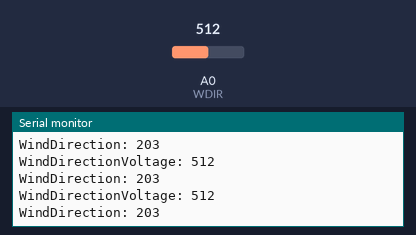
A sketch run on a simulated Arduino Uno, built with avr-gcc and run on an emulated ATmega328P. Shown: the last lines printed to the serial monitor. The test bench sets the inputs (shaded band); at power-on: A0 (WDIR) = 512.

Above: at 1.2 s.
1.3 s: A0 (WDIR) set to 599
At 1.44 s:
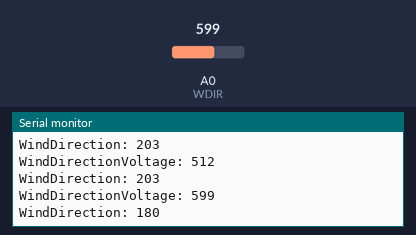
4.3 s: A0 (WDIR) set to 631
At 4.38 s:
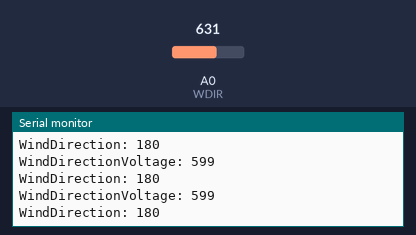
Timing chart, 0 to 7.3 s (numbered marks = the images above; inputs shaded):
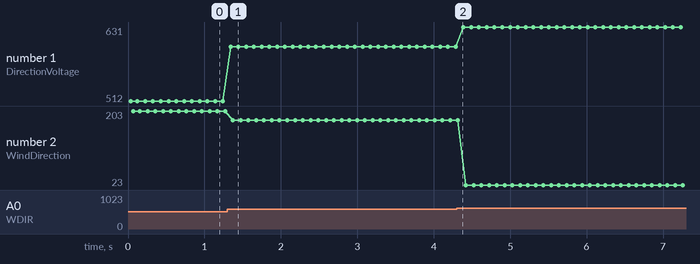

The sketch:

wind-vane-calibration.ino
```cpp
//#include <Wire.h> //I2C needed for sensors

// analog I/O pins
const byte WDIR = A0;

void setup()
{
	Serial.begin(9600);

	pinMode(WDIR, INPUT);

	Serial.println("Weather vane calibration online!");
}

void loop()
{
	get_wind_direction();

	delay(100); //Update every 100ms. No need to go any faster.
}

// read the wind direction sensor, return heading in degrees
int get_wind_direction()
{
	unsigned int adc = averageAnalogRead(WDIR); // get the current reading from the sensor

	Serial.println();
	Serial.print("WindDirectionVoltage: ");
	Serial.println(adc);

	// The following table is ADC readings for the wind direction sensor output, sorted from low to high.
	// Each threshold is the midpoint between adjacent headings. The output is degrees for that ADC reading.
	// Note that these are not in compass degree order! See Weather Meters datasheet for more information.

	int windDirection = -1;
	if (adc < 380)
	{
		windDirection = 113;
	}
	else if (adc < 393)
	{
		windDirection = 68;
	}
	else if (adc < 414)
	{
		windDirection = 90;
	}
	else if (adc < 456)
	{
		windDirection = 158;
	}
	else if (adc < 508)
	{
		windDirection = 135;
	}
	else if (adc < 551)
	{
		windDirection = 203;
	}
	else if (adc < 615)
	{
		windDirection = 180;
	}
	else if (adc < 680)
	{
		windDirection = 23;
	}
	else if (adc < 746)
	{
		windDirection = 45;
	}
	else if (adc < 801)
	{
		windDirection = 248;
	}
	else if (adc < 833)
	{
		windDirection = 225;
	}
	else if (adc < 878)
	{
		windDirection = 338;
	}
	else if (adc < 913)
	{
		windDirection = 0;
	}
	else if (adc < 940)
	{
		windDirection = 293;
	}
	else if (adc < 967)
	{
		windDirection = 315;
	}
	else if (adc < 990)
	{
		windDirection = 270;
	}
	else
	{
		windDirection = -1; // error, disconnected?
	}

	Serial.println();
	Serial.print("WindDirection: ");
	Serial.println(windDirection);

	return windDirection;
}

//Takes an average of readings on a given pin
//Returns the average
int averageAnalogRead(int pinToRead)
{
	byte numberOfReadings = 8;
	unsigned int runningValue = 0;

	for(int x = 0 ; x < numberOfReadings ; x++)
		runningValue += analogRead(pinToRead);
	runningValue /= numberOfReadings;

	return(runningValue);
}
```

Measured:
- after the input at 1.3 s, the serial monitor: prints a new line at once (image 1)
- plotted number 1: 512 → 599 after the input at 1.3 s, 599 → 631 after the input at 4.3 s
- plotted number 2: 203 → 180 after the input at 1.3 s, 180 → 23 after the input at 4.3 s
